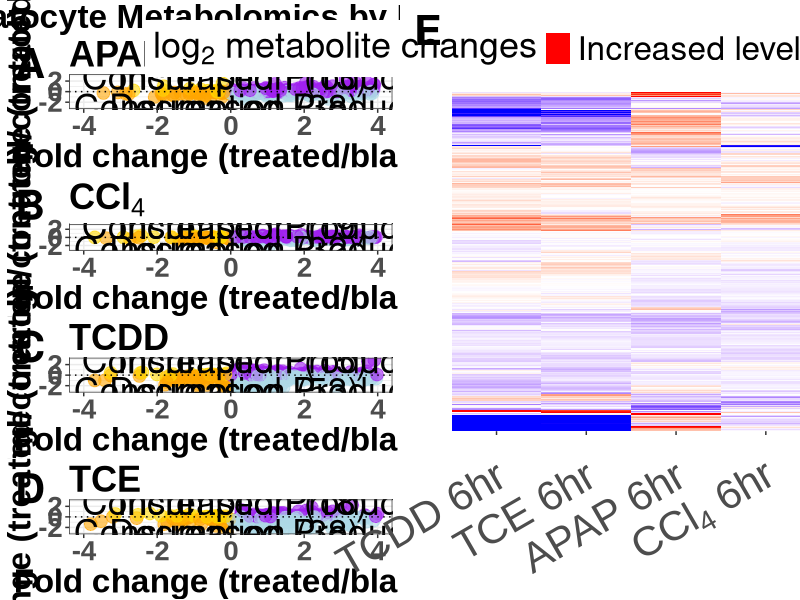
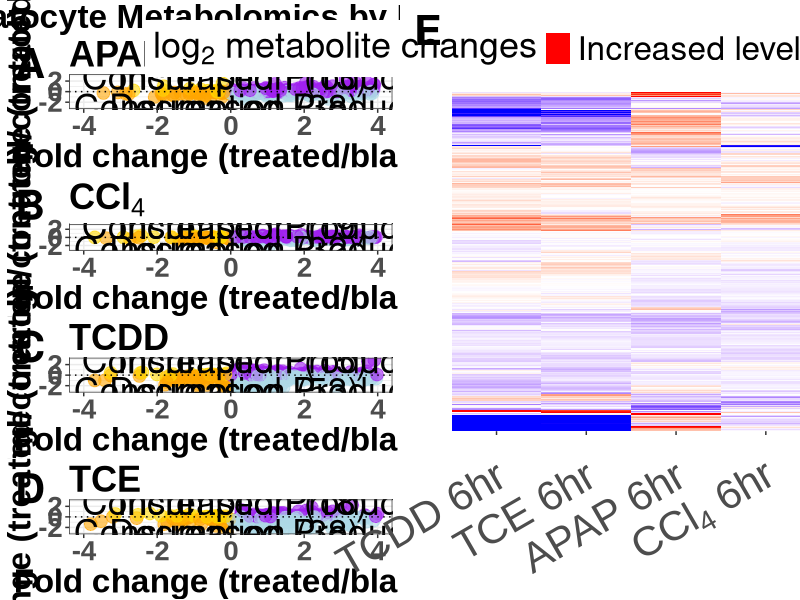

Recreate these plots in R, in order.
# Rawls Metabolomics Data Analysis for Liver Data
# Uses Fold Changes and Mann-Whitney U Test to evaluate significance
# Analyze Primary Metabolites, Lipids, and Biogenic Amines
# Imports Raw Metabolomics Data
# Outputs part of Supplementary Data 3 and Figure 3. 
# 04/17/19

# Load Pacakges 
library("openxlsx")
library("tidyverse")
library("matrixStats")
library("gplots")
library("reshape2")
library("ggdendro")
library("grid")
library("gridExtra")
library("ggrepel")
library("ggpubr")

## -------- Create Normalized Dataframes for Metabolomics Data -----------------------

# Read in Raw Metabolomics Datasheets
hep.raw.metabolomics <- read.xlsx("Rawls_Supplementary_data3.xlsx", sheet = 2)
annote1 <- data.frame(hep.raw.metabolomics[,c(1:2)]) %>% dplyr::rename(met = "met_name") %>% dplyr::rename(Annotation = "westcoast_metname")
hep.raw.metabolomics <- hep.raw.metabolomics[,c(2:26)] %>% dplyr::rename(met = "met_name")
mets <- hep.raw.metabolomics$met

hep.raw.lipids <- read.xlsx("Rawls_Supplementary_data3.xlsx", sheet = 3)
hep.raw.lipids <- na.omit(hep.raw.lipids) # Remove lipids that don't have peaks for each sample
annote2 <- data.frame(hep.raw.lipids[,c(1:3)])
hep.raw.lipids <- hep.raw.lipids[,c(3,17:40)]
mets.lp <- hep.raw.lipids$met

hep.raw.amines <- read.xlsx("Rawls_Supplementary_data3.xlsx", sheet = 4)
hep.raw.amines <- na.omit(hep.raw.amines) # Remove biogenic amines that don't have peaks for each sample
annote3 <- data.frame(hep.raw.amines[,c(1:2)])
hep.raw.amines <- hep.raw.amines[,c(2,9:32)]
mets.bg <- hep.raw.amines$met

# Combine Data Frame 
hep.combined.metabolomics <- rbind(hep.raw.metabolomics,hep.raw.lipids,hep.raw.amines)

# Find Row Standard Deviations
hep.combined.metabolomics$stdevs <- rowSds(data.matrix(hep.combined.metabolomics[,c(2:25)]))

# Calculate t stats for each metabolite 
n <- length(hep.combined.metabolomics$stdevs)
t_apap1 <- matrix(0,n,2)
t_apap2 <- matrix(0,n,2)
t_ccl41 <- matrix(0,n,2)
t_ccl42 <- matrix(0,n,2)
t_tcdd1 <- matrix(0,n,2)
t_tcdd2 <- matrix(0,n,2)
t_tce1 <-  matrix(0,n,2)
t_tce2 <-  matrix(0,n,2)


for (i in 1:n) {
  # Compare Conditions with Control Data
  t_apap1[i,1] <-  log2(mean(data.matrix(hep.combined.metabolomics[i,c(6:9)]))/mean(data.matrix(hep.combined.metabolomics[i,c(2:5)])))
  t_apap1[i,2] <-  wilcox.test(data.matrix(hep.combined.metabolomics[i,c(6:9)]),data.matrix(hep.combined.metabolomics[i,c(2:5)]))$p.value  
  
  t_ccl41[i,1] <-  log2(mean(data.matrix(hep.combined.metabolomics[i,c(10:13)]))/mean(data.matrix(hep.combined.metabolomics[i,c(2:5)])))
  t_ccl41[i,2] <-  wilcox.test(data.matrix(hep.combined.metabolomics[i,c(10:13)]),data.matrix(hep.combined.metabolomics[i,c(2:5)]))$p.value 
  
  t_tcdd1[i,1] <-  log2(mean(data.matrix(hep.combined.metabolomics[i,c(14:17)]))/mean(data.matrix(hep.combined.metabolomics[i,c(2:5)])))
  t_tcdd1[i,2] <-  wilcox.test(data.matrix(hep.combined.metabolomics[i,c(14:17)]),data.matrix(hep.combined.metabolomics[i,c(2:5)]))$p.value 
  
  t_tce1[i,1] <-  log2(mean(data.matrix(hep.combined.metabolomics[i,c(18:21)]))/mean(data.matrix(hep.combined.metabolomics[i,c(2:5)])))
  t_tce1[i,2] <-  wilcox.test(data.matrix(hep.combined.metabolomics[i,c(18:21)]),data.matrix(hep.combined.metabolomics[i,c(2:5)]))$p.value  
}

# Find Metabolites Produced or Consumed in the control condition (Control vs Blank Media)
t_ctl1 <- matrix(0,n,2)

for (i in 1:n) {
  t_ctl1[i,1] <-  log2(mean(data.matrix(hep.combined.metabolomics[i,c(2:5)]))/(mean(data.matrix(hep.combined.metabolomics[i,c(22:25)]))))
  t_ctl1[i,2] <-  wilcox.test(data.matrix(hep.combined.metabolomics[i,c(2:5)]),data.matrix(hep.combined.metabolomics[i,c(22:25)]))$p.value   
}

# Filter for Significance 
z_apap1 <- t_apap1
z_ccl41 <- t_ccl41 
z_tcdd1 <- t_tcdd1 
z_tce1 <- t_tce1
z_ctl1 <- t_ctl1 

for (k in 1:n) {
  if (z_apap1[k,2] > 0.05) {
    z_apap1[k,1] = 0
  }
}

for (k in 1:n) {
  if (z_ccl41[k,2] > 0.05) {
    z_ccl41[k,1] = 0
  }
}

for (k in 1:n) {
  if (z_tcdd1[k,2] > 0.05) {
    z_tcdd1[k,1] = 0
  }
}

for (k in 1:n) {
  if (z_tce1[k,2] > 0.05) {
    z_tce1[k,1] = 0
  }
}

for (k in 1:n) {
  if (z_ctl1[k,2] > 0.05) {
    z_ctl1[k,1] = 0
  }
}

# Reassign to new data frame
normal.hep.metabolomics <- data.frame(t_apap1[,1],t_ccl41[,1],t_tcdd1[,1],t_tce1[,1])
colnames(normal.hep.metabolomics) <- c("t_apap1","t_ccl41","t_tcdd1","t_tce1")
normal.hep.metabolomics$met <- c(mets,mets.lp,mets.bg)

filtered.hep.metabolomics <- data.frame(z_apap1[,1],z_ccl41[,1],z_tcdd1[,1],z_tce1[,1])
colnames(filtered.hep.metabolomics) <- c("t_apap1","t_ccl41","t_tcdd1","t_tce1")
filtered.hep.metabolomics$met <- c(mets,mets.lp,mets.bg)

control.hep.metabolomics <- data.frame(t_ctl1[,1])
colnames(control.hep.metabolomics) <- c("t_ctl1")
control.hep.metabolomics$met <- c(mets,mets.lp,mets.bg)
combined.annotation <- rbind(annote1,annote2[,c(2:3)],annote3)

## -------- Create Heatmap of Metabolomics Data -----------------------

## Create Metabolomics Heatmap 
data_hmap <- normal.hep.metabolomics[,c(1:4)]

rownames(data_hmap) <- normal.hep.metabolomics$met
hr <- hclust(dist(data_hmap, method = "euclidean"), method = "complete")
hc <- hclust(as.dist(1-cor(data_hmap, method = "spearman")), method = "complete")

# ggplot heatmap 
melted_metabolites <- melt(normal.hep.metabolomics[,c(1:5)], id.vars = "met", 
    variable.name = "condition",value.name = "fold_change") %>% rename(metabolite = "met")
metabolite_order <- as.list(normal.hep.metabolomics[hr$order,5]) %>% unlist()
condition_unorder <- colnames(normal.hep.metabolomics[,c(1:4)])
condition_order <- condition_unorder[hc$order]
melted_metabolites$metabolite <- factor(melted_metabolites$metabolite,levels = metabolite_order, ordered = TRUE)
melted_metabolites$condition <- factor(melted_metabolites$condition,levels = condition_order, ordered = TRUE)

melted_metabolites$fold_change[melted_metabolites$fold_change < -2] <- -2
melted_metabolites$fold_change[melted_metabolites$fold_change > 2] <- 2

f3.1 <- ggplot(melted_metabolites, aes(x = condition,y = metabolite)) + geom_tile(aes(fill = as.numeric(melted_metabolites$fold_change)),size = 0.01) +
  scale_fill_gradient2(low = "blue",mid = "white",high = "red",limits = c(-2,2), labels = c("Increased levels","Decreased levels"), breaks = c(2,-2)) + 
  scale_x_discrete(position = "bottom", labels = c(t_apap1 = expression(paste("APAP 6hr")),t_ccl41 = expression(paste("CCl"[4]*" 6hr")), 
      t_tcdd1 = expression(paste("TCDD 6hr")), t_tce1 = expression(paste("TCE 6hr")))) + 
  theme_bw() + theme(panel.grid = element_blank(), panel.border = element_blank()) +
  theme(axis.text.y = element_blank(),
        axis.text.x = element_text(family = "Arial",face = "bold",size = 30, 
        angle = 30, vjust = 0.8, hjust = 1)) +
  theme(axis.ticks.y = element_blank()) +
  theme(plot.margin = unit(c(0.5,-0.5,0.5,0.5),"cm")) +
  theme(legend.position = "top") + theme(legend.title=element_text(size=26), legend.text=element_text(size=24)) +
  guides(fill=guide_legend(title = expression(paste("log"[2]*" metabolite changes")))) + 
  labs(x = "", y = "")


# Create GG Plot for dendrogram of genes
f3.2 <- ggdendrogram(hr, rotate = TRUE, theme_dendro = TRUE) + 
  theme(plot.title = element_text(size = 16, hjust = 0.5, face = "bold")) + 
  theme(axis.text.y = element_blank(),
        axis.text.x = element_blank())

f3.3 <- ggdendrogram(hc, rotate = FALSE, theme_dendro = TRUE) +
  theme(plot.title = element_text(size = 16, hjust = 0.5, face = "bold")) +
  theme(axis.text.x = element_blank(),
        axis.text.y = element_blank())

## -------- Create Scatter Plots of Metabolomics Data -----------------------


# Calculate absolute fold changes
n <- length(hep.combined.metabolomics$stdevs)
m_apap1 <- matrix(0,n,2)
m_apap2 <- matrix(0,n,2)
m_ccl41 <- matrix(0,n,2)
m_ccl42 <- matrix(0,n,2)
m_tcdd1 <- matrix(0,n,2)
m_tcdd2 <- matrix(0,n,2)
m_tce1 <-  matrix(0,n,2)
m_tce2 <-  matrix(0,n,2)


for (i in 1:n) {
  m_apap1[i,1] <-  (mean(data.matrix(hep.combined.metabolomics[i,c(6:9)]))/mean(data.matrix(hep.combined.metabolomics[i,c(2:5)])))
  m_apap1[i,2] <-  wilcox.test(as.numeric(data.matrix(hep.combined.metabolomics[i,c(6:9)])),as.numeric(data.matrix(hep.combined.metabolomics[i,c(2:5)])))$p.value  

  m_ccl41[i,1] <-  (mean(data.matrix(hep.combined.metabolomics[i,c(10:13)]))/ mean(data.matrix(hep.combined.metabolomics[i,c(2:5)])))
  m_ccl41[i,2] <-  wilcox.test(data.matrix(hep.combined.metabolomics[i,c(10:13)]),data.matrix(hep.combined.metabolomics[i,c(2:5)]))$p.value 
  
  m_tcdd1[i,1] <- (mean(data.matrix(hep.combined.metabolomics[i,c(14:17)]))/mean(data.matrix(hep.combined.metabolomics[i,c(2:5)])))
  m_tcdd1[i,2] <-  wilcox.test(data.matrix(hep.combined.metabolomics[i,c(14:17)]),data.matrix(hep.combined.metabolomics[i,c(2:5)]))$p.value 
  
  m_tce1[i,1] <- (mean(data.matrix(hep.combined.metabolomics[i,c(18:21)]))/mean(data.matrix(hep.combined.metabolomics[i,c(2:5)])))
  m_tce1[i,2] <-  wilcox.test(data.matrix(hep.combined.metabolomics[i,c(18:21)]),data.matrix(hep.combined.metabolomics[i,c(2:5)]))$p.value 
  
  m_apap2[i,1] <-  (mean(data.matrix(hep.combined.metabolomics[i,c(6:9)]))/mean(data.matrix(hep.combined.metabolomics[i,c(22:25)])))
  m_apap2[i,2] <-  wilcox.test(as.numeric(data.matrix(hep.combined.metabolomics[i,c(6:9)])),as.numeric(data.matrix(hep.combined.metabolomics[i,c(22:25)])))$p.value  
  
  m_ccl42[i,1] <-  (mean(data.matrix(hep.combined.metabolomics[i,c(10:13)]))/ mean(data.matrix(hep.combined.metabolomics[i,c(22:25)])))
  m_ccl42[i,2] <-  wilcox.test(data.matrix(hep.combined.metabolomics[i,c(10:13)]),data.matrix(hep.combined.metabolomics[i,c(22:25)]))$p.value 
  
  m_tcdd2[i,1] <- (mean(data.matrix(hep.combined.metabolomics[i,c(14:17)]))/ mean(data.matrix(hep.combined.metabolomics[i,c(22:25)])))
  m_tcdd2[i,2] <-  wilcox.test(data.matrix(hep.combined.metabolomics[i,c(14:17)]),data.matrix(hep.combined.metabolomics[i,c(22:25)]))$p.value 
  
  m_tce2[i,1] <- (mean(data.matrix(hep.combined.metabolomics[i,c(18:21)]))/ mean(data.matrix(hep.combined.metabolomics[i,c(22:25)])))
  m_tce2[i,2] <-  wilcox.test(data.matrix(hep.combined.metabolomics[i,c(18:21)]),data.matrix(hep.combined.metabolomics[i,c(22:25)]))$p.value 
}



# Construct the data frame for subsequent analyses
apap1 <- data.frame(m_apap1,m_apap2)
ccl41 <- data.frame(m_ccl41,m_ccl42)
tcdd1 <- data.frame(m_tcdd1,m_tcdd2)
tce1 <- data.frame(m_tce1,m_tce2)

colnames(apap1) <- c("control_FC","control_pval","blank_FC","blank_pval")
colnames(ccl41) <- c("control_FC","control_pval","blank_FC","blank_pval")
colnames(tcdd1) <- c("control_FC","control_pval","blank_FC","blank_pval")
colnames(tce1) <- c("control_FC","control_pval","blank_FC","blank_pval")

apap1$mets <- c(mets,mets.lp,mets.bg)
ccl41$mets <- c(mets,mets.lp,mets.bg)
tcdd1$mets <- c(mets,mets.lp,mets.bg)
tce1$mets <- c(mets,mets.lp,mets.bg)

# Create a separate variable for significance
apap1 <- apap1 %>% mutate(identified = grepl("\\D",mets)) %>% mutate(control_sig = as.integer(control_pval < 0.05)) %>% mutate(blank_sig = as.integer(blank_pval < 0.05))
ccl41 <- ccl41 %>% mutate(identified = grepl("\\D",mets)) %>% mutate(control_sig = as.integer(control_pval < 0.05)) %>% mutate(blank_sig = as.integer(blank_pval < 0.05))
tcdd1 <- tcdd1 %>% mutate(identified = grepl("\\D",mets)) %>% mutate(control_sig = as.integer(control_pval < 0.05)) %>% mutate(blank_sig = as.integer(blank_pval < 0.05))
tce1 <- tce1 %>% mutate(identified = grepl("\\D",mets)) %>% mutate(control_sig = as.integer(control_pval < 0.05)) %>% mutate(blank_sig = as.integer(blank_pval < 0.05))

apap1 <- apap1 %>% mutate(control_compare = as.integer(control_FC > 1)) %>% mutate(blank_compare = as.integer(blank_FC > 1)) %>% mutate(color = "black")
ccl41 <- ccl41 %>% mutate(control_compare = as.integer(control_FC > 1)) %>% mutate(blank_compare = as.integer(blank_FC > 1)) %>% mutate(color = "black")
tcdd1 <- tcdd1 %>% mutate(control_compare = as.integer(control_FC > 1)) %>% mutate(blank_compare = as.integer(blank_FC > 1)) %>% mutate(color = "black")
tce1 <- tce1 %>% mutate(control_compare = as.integer(control_FC > 1)) %>% mutate(blank_compare = as.integer(blank_FC > 1)) %>% mutate(color = "black")

# Label metabolite production/consumption behavior
apap1[apap1$control_sig == 0 & apap1$blank_sig == 0,"color"] <- "black"
apap1[(apap1$control_sig == 1 | apap1$blank_sig == 1) & apap1$control_FC > 1 & apap1$blank_FC > 1,"color"] <- "Increased Produciton"
apap1[(apap1$control_sig == 1 | apap1$blank_sig == 1) & apap1$control_FC > 1 & apap1$blank_FC < 1,"color"] <- "Decreased Consumption"
apap1[(apap1$control_sig == 1 | apap1$blank_sig == 1) & apap1$control_FC < 1 & apap1$blank_FC > 1 ,"color"] <- "Decreased Production"
apap1[(apap1$control_sig == 1 | apap1$blank_sig == 1) & apap1$control_FC < 1 & apap1$blank_FC < 1 ,"color"] <- "Increased Consumption"

ccl41[ccl41$control_sig == 0 & ccl41$blank_sig == 0,"color"] <- "black"
ccl41[(ccl41$control_sig == 1 | ccl41$blank_sig == 1) & ccl41$control_FC > 1 & ccl41$blank_FC > 1,"color"] <- "Increased Production"
ccl41[(ccl41$control_sig == 1 | ccl41$blank_sig == 1) & ccl41$control_FC > 1 & ccl41$blank_FC < 1,"color"] <- "Decreased Consumption"
ccl41[(ccl41$control_sig == 1 | ccl41$blank_sig == 1) & ccl41$control_FC < 1 & ccl41$blank_FC > 1 ,"color"] <- "Decreased Production"
ccl41[(ccl41$control_sig == 1 | ccl41$blank_sig == 1) & ccl41$control_FC < 1 & ccl41$blank_FC < 1 ,"color"] <- "Increased Consumption"

tcdd1[tcdd1$control_sig == 0 & tcdd1$blank_sig == 0,"color"] <- "black"
tcdd1[(tcdd1$control_sig == 1 | tcdd1$blank_sig == 1) & tcdd1$control_FC > 1 & tcdd1$blank_FC > 1,"color"] <- "Increased Production"
tcdd1[(tcdd1$control_sig == 1 | tcdd1$blank_sig == 1) & tcdd1$control_FC > 1 & tcdd1$blank_FC < 1,"color"] <- "Decreased Consumption"
tcdd1[(tcdd1$control_sig == 1 | tcdd1$blank_sig == 1) & tcdd1$control_FC < 1 & tcdd1$blank_FC > 1 ,"color"] <- "Decreased Production"
tcdd1[(tcdd1$control_sig == 1 | tcdd1$blank_sig == 1) & tcdd1$control_FC < 1 & tcdd1$blank_FC < 1 ,"color"] <- "Increased Consumption"

tce1[tce1$control_sig == 0 & tce1$blank_sig == 0,"color"] <- "black"
tce1[(tce1$control_sig == 1 | tce1$blank_sig == 1) & tce1$control_FC > 1 & tce1$blank_FC > 1,"color"] <- "Increased Production"
tce1[(tce1$control_sig == 1 | tce1$blank_sig == 1) & tce1$control_FC > 1 & tce1$blank_FC < 1,"color"] <- "Decreased Consumption"
tce1[(tce1$control_sig == 1 | tce1$blank_sig == 1) & tce1$control_FC < 1 & tce1$blank_FC > 1 ,"color"] <- "Decreased Production"
tce1[(tce1$control_sig == 1 | tce1$blank_sig == 1) & tce1$control_FC < 1 & tce1$blank_FC < 1 ,"color"] <- "Increased Consumption"

f3.4 <- apap1 %>% filter(control_sig == 1 | blank_sig == 1) %>% filter(color != "black") %>%  
  ggplot(aes(x=log2(blank_FC), y=log2(control_FC))) + 
  geom_point(alpha=0.6, size=4, aes(color = factor(color))) + 
  theme_bw() + 
  scale_color_manual(name = "", values = c("gold","lightblue","orange","purple")) +
  annotate("text",label = "Increased Production (175)", x = 2.8, y = 2.8, size = 9, color = "black", family = "sans") +
  annotate("text",label = "Decreased Production (145)", x = 2.8, y = -2.8, size = 9, color = "black", family = "sans") +  
  annotate("text",label = "Increased Consumption (38)", x = -2.65, y = -2.8, size = 9, color = "black", family = "sans") +
  annotate("text",label = "Decreased Consumption (13)", x = -2.65, y = 2.8, size = 9, color = "black", family = "sans") +
  ggtitle("APAP") + 
  xlab("Fold change (treated/blank)") + ylab("Fold change (treated/control)") +
  theme(axis.text = element_text(family = "Arial",face = "bold",size = 20)) + 
  theme(axis.title = element_text(family = "Arial",face = "bold",size = 24)) + 
  theme(plot.title = element_text(family = "Arial",face = "bold",size = 26)) + 
  geom_vline(xintercept = 0, linetype="dotted") + 
  geom_hline(yintercept = 0, linetype = "dotted") +
  theme(legend.position="none") +
  xlim(-4,4) + ylim(-3,3)

f3.5 <- ccl41 %>% filter(control_sig == 1 | blank_sig == 1) %>% filter(color != "black") %>% 
  ggplot(aes(x=log2(blank_FC), y=log2(control_FC))) + 
  geom_point(alpha=0.6, size=4, aes(color = factor(color))) + 
  theme_bw() + 
  scale_color_manual(name = "", values = c("gold","lightblue","orange","purple")) +
  annotate("text",label = "Increased Production (105)", x = 2.8, y = 2.8, size = 9, color = "black", family = "sans") +
  annotate("text",label = "Decreased Production (208)", x = 2.8, y = -2.8, size = 9, color = "black", family = "sans") +  
  annotate("text",label = "Increased Consumption (32)", x = -2.65, y = -2.8, size = 9, color = "black", family = "sans") +
  annotate("text",label = "Decreased Consumption (19)", x = -2.65, y = 2.8, size = 9, color = "black", family = "sans") +
  ggtitle(expression(bold(paste("CCl"[4]*"")))) + 
  xlab("Fold change (treated/blank)") + ylab("Fold change (treated/control)") +
  theme(axis.text = element_text(family = "Arial",face = "bold",size = 20)) + 
  theme(axis.title = element_text(family = "Arial",face = "bold",size = 24)) + 
  theme(plot.title = element_text(family = "Arial",face = "bold",size = 26)) + 
  geom_vline(xintercept = 0, linetype="dotted") + 
  geom_hline(yintercept = 0, linetype = "dotted") +
  theme(legend.position="none") +
  xlim(-4,4) + ylim(-3,3)

f3.6 <- tcdd1 %>% filter(control_sig == 1 | blank_sig == 1) %>% filter(color != "black") %>% 
  ggplot(aes(x=log2(blank_FC), y=log2(control_FC))) + 
  geom_point(alpha=0.6, size=4, aes(color = factor(color))) + 
  theme_bw() + 
  scale_color_manual(name = "", values = c("gold","lightblue","orange","purple")) +
  annotate("text",label = "Increased Production (127)", x = 2.8, y = 2.8, size = 9, color = "black") +
  annotate("text",label = "Decreased Production (209)", x = 2.8, y = -2.8, size = 9, color = "black") +  
  annotate("text",label = "Increased Consumption (53)", x = -2.65, y = -2.8, size = 9, color = "black") +
  annotate("text",label = "Decreased Consumption (15)", x = -2.65, y = 2.8, size = 9, color = "black") +
  ggtitle("TCDD") + 
  xlab("Fold change (treated/blank)") + ylab("Fold change (treated/control)") +
  theme(axis.text = element_text(family = "Arial",face = "bold",size = 20)) + 
  theme(axis.title = element_text(family = "Arial",face = "bold",size = 24)) + 
  theme(plot.title = element_text(family = "Arial",face = "bold",size = 26)) + 
  geom_vline(xintercept = 0, linetype="dotted") + 
  geom_hline(yintercept = 0, linetype = "dotted") +
  theme(legend.position="none") +
  xlim(-4,4) + ylim(-3,3)

f3.7 <- tce1 %>% filter(control_sig == 1 | blank_sig == 1) %>% filter(color != "black") %>% 
  ggplot(aes(x=log2(blank_FC), y=log2(control_FC))) + 
  theme_bw() + 
  geom_point(alpha=0.6, size=4, aes(color = factor(color))) + 
  scale_color_manual(name = "", values = c("gold","lightblue","orange","purple")) +
  annotate("text",label = "Increased Production (111)", x = 2.8, y = 2.8, size = 9, color = "black") +
  annotate("text",label = "Decreased Production (190)", x = 2.8, y = -2.8, size = 9, color = "black") +  
  annotate("text",label = "Increased Consumption (38)", x = -2.65, y = -2.8, size = 9, color = "black") +
  annotate("text",label = "Decreased Consumption (18)", x = -2.65, y = 2.8, size = 9, color = "black") +
  ggtitle("TCE") + 
  xlab("Fold change (treated/blank)") + ylab("Fold change (treated/control)") +
  theme(axis.text = element_text(family = "Arial",face = "bold",size = 20)) + 
  theme(axis.title = element_text(family = "Arial",face = "bold",size = 24)) + 
  theme(plot.title = element_text(family = "Arial",face = "bold",size = 26)) + 
  geom_vline(xintercept = 0, linetype="dotted") + 
  geom_hline(yintercept = 0, linetype = "dotted") +
  theme(legend.position="none", legend.text=element_text(size=16)) +
  xlim(-4,4) + ylim(-3,3)

scatter_figs <- ggarrange(f3.4,f3.5,f3.6,f3.7,nrow = 4,ncol = 1,labels = c("A","B","C","D"), font.label = list(size = 30), common.legend = FALSE)
ann_scatter <- annotate_figure(scatter_figs, top = text_grob("Hepatocyte Metabolomics by Drug",face= "bold", size = 24, family = "Arial"))
figure3 <- ggarrange(ann_scatter,f3.1,nrow = 1,ncol = 2, labels = c("","E"), font.label = list(size = 30))
figure3

ggsave(figure3,filename = "Figure3_Metabolomicsfigure.png",width = 26,height = 25)
